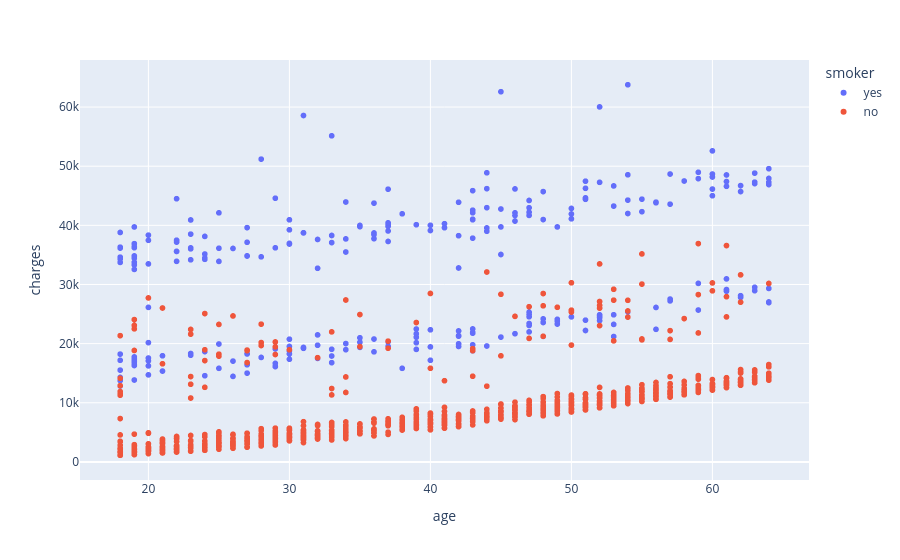

Notebook code cell kept with this figure:
### Code cell
import plotly.express as px

px.scatter(medical_df, x='age', y='charges', color='smoker')

### Figure 1 — Plotly figure (JSON) as saved in the notebook; plotly's stock layout.template omitted (floating-point values rounded to 4 significant figures; data arrays with more than 128 entries replaced by an {"elided": "..."} marker saying what was removed)
{"data": [{"hovertemplate": "smoker=yes<br>age=%{x}<br>charges=%{y}<extra></extra>", "legendgroup": "yes", "marker": {"color": "#636efa", "symbol": "circle"}, "mode": "markers", "name": "yes", "showlegend": true, "type": "scattergl", "x": {"elided": "274 int values"}, "xaxis": "x", "y": {"elided": "274 float values"}, "yaxis": "y"}, {"hovertemplate": "smoker=no<br>age=%{x}<br>charges=%{y}<extra></extra>", "legendgroup": "no", "marker": {"color": "#EF553B", "symbol": "circle"}, "mode": "markers", "name": "no", "showlegend": true, "type": "scattergl", "x": {"elided": "1064 int values"}, "xaxis": "x", "y": {"elided": "1064 float values"}, "yaxis": "y"}], "layout": {"legend": {"title": {"text": "smoker"}, "tracegroupgap": 0}, "margin": {"t": 60}, "xaxis": {"anchor": "y", "domain": [0, 1], "title": {"text": "age"}}, "yaxis": {"anchor": "x", "domain": [0, 1], "title": {"text": "charges"}}}}
